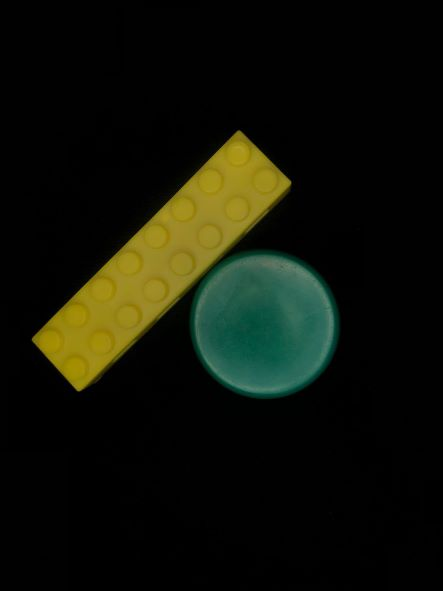
#> input picture PIA/Assets/Img1small.jpg, 443 x 591 px, found by its file name
$ python test.py
#> lines starting #> are read from the running program, lines starting #| are printed output that depends on the picture; after the words box and inside, x2 and y2 are one past the last pixel; in counts of white or black regions, pixels touching at a corner belong together
import cv2
from matplotlib.pyplot import contour
import numpy as np


amarilloBajo = np.array([20,70,120])
amarilloAlto = np.array([30,255,255])

verdeBajo = np.array([69,35,12])
verdeAlto = np.array([90,255,225])

img = cv2.imread("Assets\Img1small.jpg")
#> img is the input picture: shape (591, 443, 3); mean B, G, R 8.1, 18.7, 16.3
#img = cv2.imread("Assets\ImgTest.jpg")
imgHSV = cv2.cvtColor(img,cv2.COLOR_BGR2HSV)
#> imgHSV: shape (591, 443, 3); mean H, S, V 10.9, 41.2, 20.3

maskAmarillo = cv2.inRange(imgHSV,amarilloBajo,amarilloAlto)
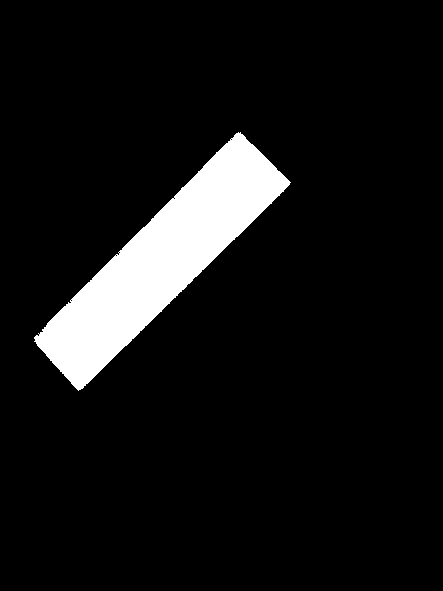
#> maskAmarillo: shape (591, 443); 8.2% white; 1 white region, box (x1, y1, x2, y2) and area: (34, 132, 291, 391) 21429
maskVerde = cv2.inRange(imgHSV,verdeBajo,verdeAlto)
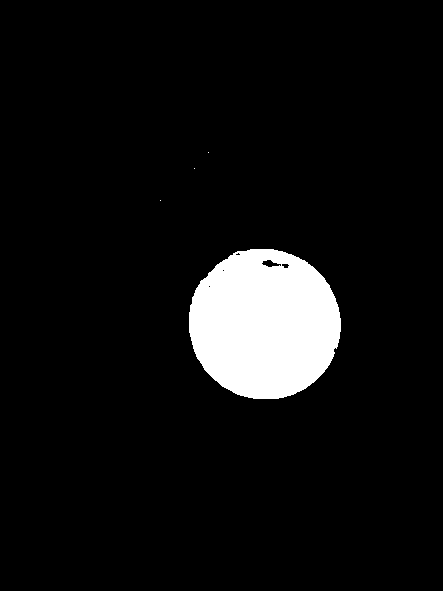
#> maskVerde: shape (591, 443); 6.8% white; 4 white regions (3 under 20 px), largest, box (x1, y1, x2, y2) and area: (189, 249, 341, 399) 17884

cv2.imshow("Amarillo", maskAmarillo)
cv2.imshow("Verde", maskVerde)
cv2.imshow("orignial", img)
cv2.waitKey(0)
